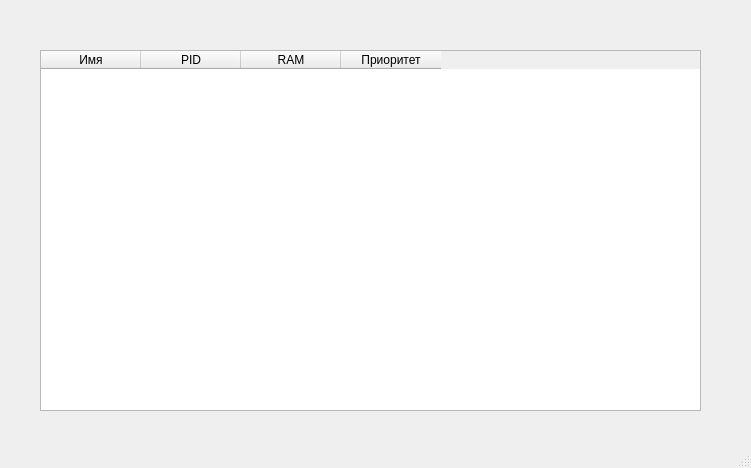
<?xml version="1.0" encoding="UTF-8"?>
<ui version="4.0">
 <class>MainWindowClass</class>
 <widget class="QMainWindow" name="MainWindowClass">
  <property name="geometry">
   <rect>
    <x>0</x>
    <y>0</y>
    <width>751</width>
    <height>468</height>
   </rect>
  </property>
  <property name="windowTitle">
   <string>MainWindow</string>
  </property>
  <widget class="QWidget" name="centralWidget">
   <widget class="QTableWidget" name="tableWidget">
    <property name="geometry">
     <rect>
      <x>40</x>
      <y>50</y>
      <width>661</width>
      <height>361</height>
     </rect>
    </property>
    <property name="editTriggers">
     <set>QAbstractItemView::NoEditTriggers</set>
    </property>
    <property name="showDropIndicator" stdset="0">
     <bool>false</bool>
    </property>
    <property name="selectionMode">
     <enum>QAbstractItemView::SingleSelection</enum>
    </property>
    <property name="selectionBehavior">
     <enum>QAbstractItemView::SelectRows</enum>
    </property>
    <property name="sortingEnabled">
     <bool>true</bool>
    </property>
    <property name="columnCount">
     <number>4</number>
    </property>
    <attribute name="horizontalHeaderCascadingSectionResizes">
     <bool>true</bool>
    </attribute>
    <column>
     <property name="text">
      <string notr="true" comment="Имя запущенного процесса">Имя</string>
     </property>
    </column>
    <column>
     <property name="text">
      <string notr="true" comment="Идентификатор процесса">PID</string>
     </property>
    </column>
    <column>
     <property name="text">
      <string notr="true">RAM</string>
     </property>
    </column>
    <column>
     <property name="text">
      <string>Приоритет</string>
     </property>
    </column>
   </widget>
  </widget>
  <widget class="QStatusBar" name="statusBar"/>
 </widget>
 <layoutdefault spacing="6" margin="11"/>
 <resources>
  <include location="MainWindow.qrc"/>
 </resources>
 <connections/>
</ui>
